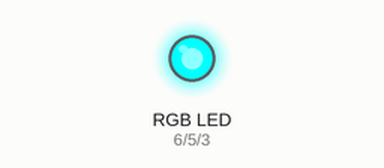
This sketch was run on a simulated Arduino Uno, built with avr-gcc and run on an emulated ATmega328P. Parts: an RGB LED mixed from three pins (HIGH = lit).

Above: at 0.5 s.
At 1.5 s:
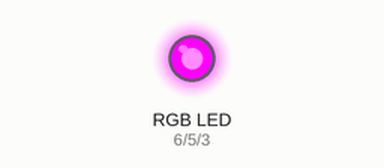
At 5.5 s:
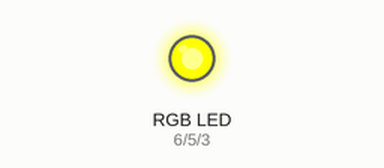
Timing chart, 0 to 6.9 s (numbered marks = the images above):
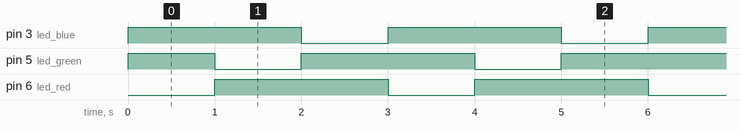

Measured:
- by itself, pin 3 (led_blue), pin 6 (led_red): alternates HIGH for 2.0 s and LOW for 1.0 s
- by itself, pin 5 (led_green): repeats every 3.0 s: LOW 1.0 s, HIGH 2.0 s
- by itself, everything shown: repeats every 3.0 s, in 3 steps

The sketch:

rgb_led_2.ino
```cpp
byte led_blue=3;
byte led_green=5;
byte led_red=6;
unsigned int t=1000;
void setup() {
  // put your setup code here, to run once:
pinMode(led_red,OUTPUT);
pinMode(led_green,OUTPUT);
pinMode(led_blue,OUTPUT);
}
void loop() {
  // put your main code here, to run repeatedly:
  analogWrite(led_red, 0);
  analogWrite(led_green, 255);
  analogWrite(led_blue, 255);
  delay(t);

  analogWrite(led_red, 255);
  analogWrite(led_green, 0);
  analogWrite(led_blue, 255);
  delay(t);

  analogWrite(led_red, 255);
  analogWrite(led_green, 255);
  analogWrite(led_blue, 0);
  delay(t);
}
```
